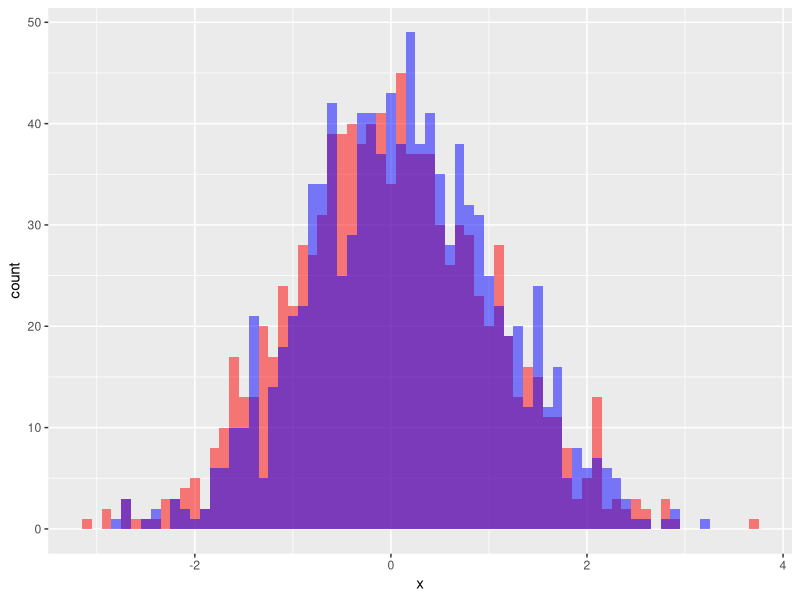

Source code (R):
## ---- chunk 1
mu1 <- 0
sigma1 <- 1
n1 <- 1000

mu2 <- 0.1
sigma2 <- 1
n2 <- 1000

library(ggplot2)
draw1 <- data.frame( x = rnorm(n1,mean=mu1,sd=sigma1))
draw2 <- data.frame( x = rnorm(n2,mean=mu2,sd=sigma2))

p<- ggplot(data=draw1, aes(x=x))
p <- p + geom_histogram(binwidth=0.1, fill="red", alpha = 0.5)
p <- p + geom_histogram(data=draw2, aes(x=x), binwidth=0.1, fill="blue", alpha = 0.5)

print(p)
## ---- chunk 2
result<-t.test(draw1$x, draw2$x)
result$conf.int[1:2]
result$p.value
